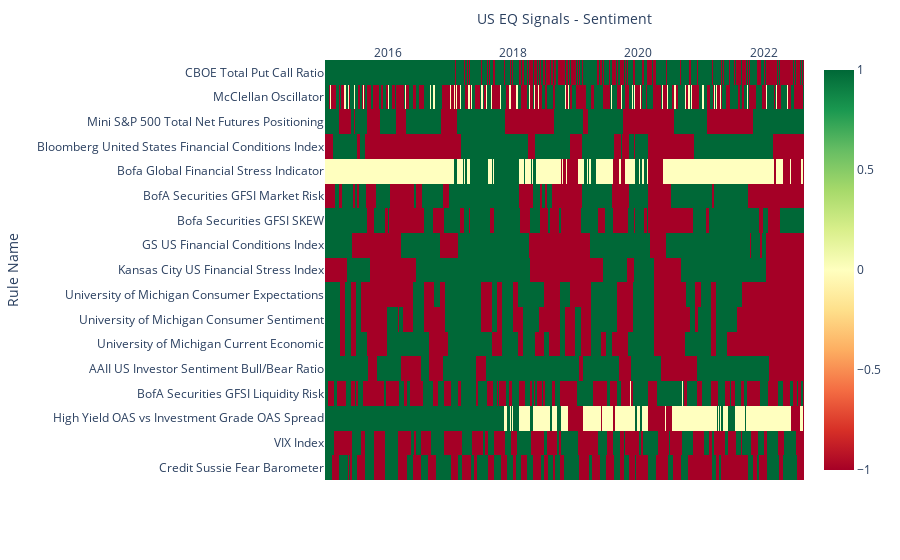

Source (notebook cell):
### Code cell
plot(heatmap_sentiment_df.T, x_title="US EQ Signals - Sentiment", y_title="Rule Name")

### Figure 1 — Plotly figure (JSON) as saved in the notebook; plotly's stock layout.template omitted (floating-point values rounded to 4 significant figures; data arrays with more than 128 entries replaced by an {"elided": "..."} marker saying what was removed)
{"data": [{"coloraxis": "coloraxis", "hovertemplate": "US EQ Signals - Sentiment: %{x}<br>Rule Name: %{y}<br>color: %{z}<extra></extra>", "name": "0", "type": "heatmap", "x": {"elided": "2793 str values"}, "xaxis": "x", "y": ["CBOE Total Put Call Ratio", "McClellan Oscillator", "Mini S&P 500 Total Net Futures Positioning", "Bloomberg United States Financial Conditions Index", "Bofa Global Financial Stress Indicator", "BofA Securities GFSI Market Risk", "Bofa Securities GFSI SKEW", "GS US Financial Conditions Index", "Kansas City US Financial Stress Index", "University of Michigan Consumer Expectations", "University of Michigan Consumer Sentiment", "University of Michigan Current Economic", "AAII US Investor Sentiment Bull/Bear Ratio", "BofA Securities GFSI Liquidity Risk", "High Yield OAS vs Investment Grade OAS Spread", "VIX Index", "Credit Sussie Fear Barometer"], "yaxis": "y", "z": {"elided": "17x2793 int values"}}], "layout": {"coloraxis": {"colorscale": [[0, "rgb(165,0,38)"], [0.1, "rgb(215,48,39)"], [0.2, "rgb(244,109,67)"], [0.3, "rgb(253,174,97)"], [0.4, "rgb(254,224,139)"], [0.5, "rgb(255,255,191)"], [0.6, "rgb(217,239,139)"], [0.7, "rgb(166,217,106)"], [0.8, "rgb(102,189,99)"], [0.9, "rgb(26,152,80)"], [1, "rgb(0,104,55)"]]}, "margin": {"t": 60}, "xaxis": {"anchor": "y", "constrain": "domain", "domain": [0, 1], "scaleanchor": "y", "side": "top", "title": {"text": "US EQ Signals - Sentiment"}}, "yaxis": {"anchor": "x", "autorange": "reversed", "constrain": "domain", "domain": [0, 1], "title": {"text": "Rule Name"}}}}
